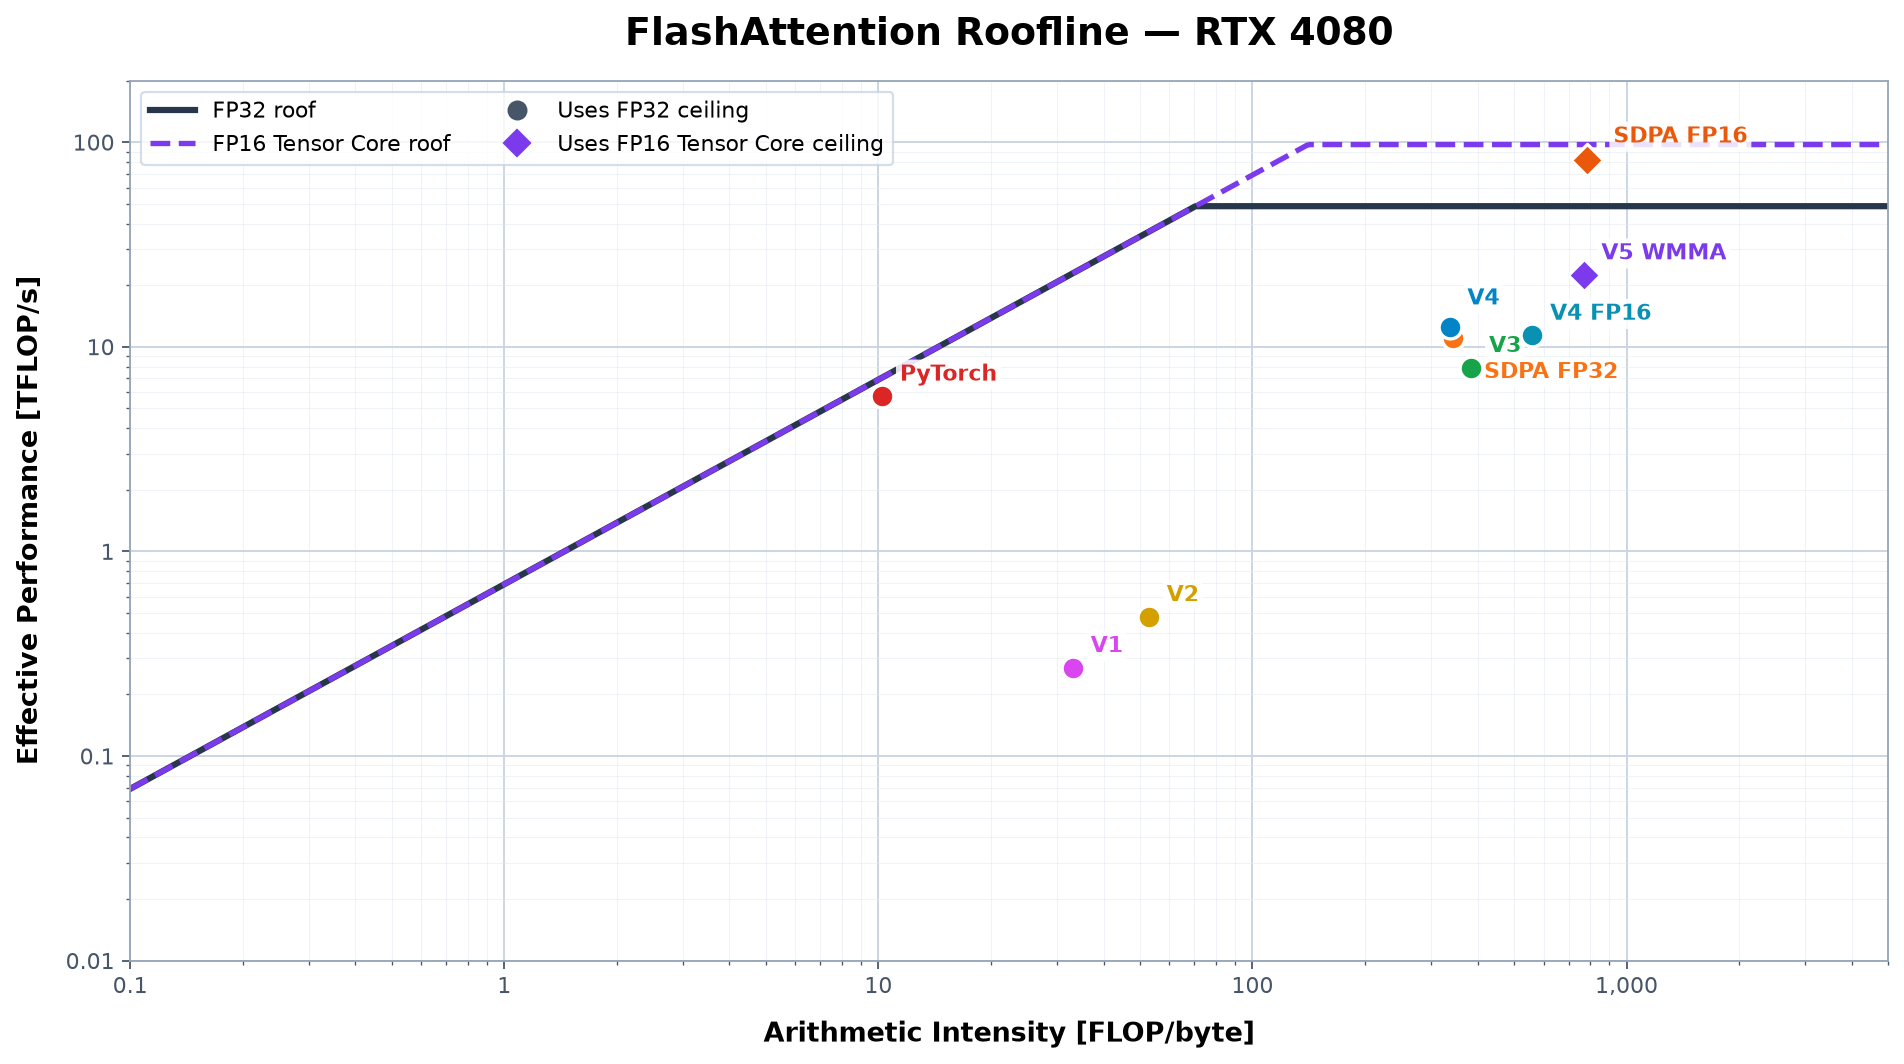

Here is the Python script that generated this plot:
"""Collect minimal Nsight Compute data and generate the README roofline chart.

Users do not need to know Nsight Compute metric names. Run with ``--profile``
to refresh every report, or reuse reports in ``/tmp`` without it.
"""

from __future__ import annotations

import argparse
import csv
import io
import json
import math
import os
from pathlib import Path
import subprocess
import sys


REPO_ROOT = Path(__file__).resolve().parent
PYTHON_BIN = REPO_ROOT / ".venv" / "bin" / "python"
REPORT_DIR = Path("/tmp")
FP32_IMPLEMENTATIONS = (
    "baseline",
    "sdpa",
    "v1",
    "v2",
    "v3",
    "v4",
    "v4-fp16",
)
REFERENCE_IMPLEMENTATIONS = ("baseline", "sdpa")
SDPA_FP16 = "sdpa-fp16"
FUSED_IMPLEMENTATIONS = ("v1", "v2", "v3", "v4", "v4-fp16", "v5")
ALL_PROFILE_IMPLEMENTATIONS = (
    *REFERENCE_IMPLEMENTATIONS,
    SDPA_FP16,
    *FUSED_IMPLEMENTATIONS,
)

BATCH_SIZE = 4
NUM_HEADS = 12
SEQ_LEN = 2048
HEAD_DIM = 64
# These are the only raw counters the custom application-level chart needs.
# Hardware ceilings come from NVIDIA's built-in roofline sections below.
DURATION_METRIC = "gpu__time_duration.sum"
DRAM_BYTES_METRIC = "dram__bytes.sum"
APPLICATION_METRICS = (DURATION_METRIC, DRAM_BYTES_METRIC)
ROOFLINE_SECTIONS = (
    "SpeedOfLight_RooflineChart",
    "SpeedOfLight_HierarchicalTensorRooflineChart",
)

# QK and PV each perform 2 * B * H * M * N * D FLOPs.
ATTENTION_FLOPS = 4 * BATCH_SIZE * NUM_HEADS * SEQ_LEN * SEQ_LEN * HEAD_DIM


def report_path(implementation: str) -> Path:
    return REPORT_DIR / f"flash_{implementation}_s2048_roofline.ncu-rep"


def run(command: list[str]) -> None:
    print("+", " ".join(command), flush=True)
    subprocess.run(command, cwd=REPO_ROOT, check=True)


def common_ncu_options() -> list[str]:
    return ["--cache-control", "all", "--clock-control", "boost"]


def profile_reports(ncu: str, implementations: tuple[str, ...]) -> None:
    for implementation in implementations:
        output = str(report_path(implementation)).removesuffix(".ncu-rep")
        command = [
            ncu,
            "--metrics",
            ",".join(APPLICATION_METRICS),
            "--replay-mode",
            "range" if implementation in REFERENCE_IMPLEMENTATIONS else "kernel",
            *common_ncu_options(),
        ]
        if implementation == "v5":
            for section in ROOFLINE_SECTIONS:
                command.extend(("--section", section))
        command.extend(
            (
                "--nvtx",
                "--nvtx-include",
                f"flash_attention.{implementation}/",
                "--export",
                output,
                "--force-overwrite",
                str(PYTHON_BIN),
                "profile_cuda.py",
                implementation,
            )
        )
        run(command)


def raw_metrics(ncu: str, report: Path) -> dict[str, float | str]:
    if not report.exists():
        raise FileNotFoundError(
            f"missing {report}; run `{PYTHON_BIN} roofline.py --profile` first"
        )
    completed = subprocess.run(
        [
            ncu,
            "--import",
            str(report),
            "--page",
            "raw",
            "--csv",
            "--print-units",
            "base",
        ],
        cwd=REPO_ROOT,
        check=True,
        capture_output=True,
        text=True,
    )
    rows = list(csv.reader(io.StringIO(completed.stdout)))
    if len(rows) != 3:
        raise RuntimeError(f"expected one result in {report}, found {max(0, len(rows) - 2)}")
    metrics: dict[str, float | str] = {}
    for name, value in zip(rows[0], rows[2], strict=True):
        if not value:
            continue
        try:
            metrics[name] = float(value)
        except ValueError:
            metrics[name] = value
    return metrics


def number(metrics: dict[str, float | str], name: str) -> float:
    value = metrics.get(name)
    if not isinstance(value, float):
        raise KeyError(f"required NCU metric is missing: {name}")
    return value


def application_point(metrics: dict[str, float | str]) -> dict[str, float]:
    duration_s = number(metrics, DURATION_METRIC) * 1e-9
    dram_bytes = number(metrics, DRAM_BYTES_METRIC)
    dram_bytes_per_s = dram_bytes / duration_s
    return {
        "arithmetic_intensity_flop_per_byte": ATTENTION_FLOPS / dram_bytes,
        "performance_tflop_per_s": ATTENTION_FLOPS / duration_s / 1e12,
        "duration_ms": duration_s * 1e3,
        "dram_bandwidth_gb_per_s": dram_bytes_per_s / 1e9,
        "dram_traffic_gb": dram_bytes / 1e9,
    }


def detail_rows(ncu: str, report: Path) -> list[dict[str, str]]:
    completed = subprocess.run(
        [
            ncu,
            "--import",
            str(report),
            "--page",
            "details",
            "--section",
            "SpeedOfLight_RooflineChart",
            "--section",
            "SpeedOfLight_HierarchicalTensorRooflineChart",
            "--print-details",
            "all",
            "--print-units",
            "base",
            "--print-fp",
            "--csv",
        ],
        cwd=REPO_ROOT,
        check=True,
        capture_output=True,
        text=True,
    )
    return list(csv.DictReader(io.StringIO(completed.stdout)))


def detail_value(rows: list[dict[str, str]], body: str, metric: str) -> float:
    matches = [
        row
        for row in rows
        if row["Body Item Label"] == body and row["Metric Name"] == metric
    ]
    if len(matches) != 1:
        raise KeyError(f"expected one built-in roofline value for {body!r} / {metric!r}")
    return float(matches[0]["Metric Value"])


def hardware_limits(ncu: str, report: Path) -> dict[str, float]:
    # This is the one adapter coupled to NVIDIA's human-readable section schema.
    # Callers and users work only with the semantic values returned below.
    rows = detail_rows(ncu, report)
    fp32_body = "Single Precision Roofline"
    tensor_body = "DRAM Roofline (Src:fp16 Dst:fp32 Sparsity:off)"
    fp32_ops_per_cycle = detail_value(
        rows, fp32_body, "Theoretical Predicated-On FFMA Operations"
    )
    fp32_frequency = detail_value(rows, fp32_body, "SM Frequency")
    tensor_ops_per_cycle = detail_value(rows, tensor_body, "Theoretical Tensor Operations")
    tensor_frequency = detail_value(rows, tensor_body, "SM Frequency")
    dram_bytes_per_cycle = detail_value(
        rows, fp32_body, "Theoretical DRAM Bytes Accessible"
    )
    dram_frequency = detail_value(rows, fp32_body, "DRAM Frequency")
    return {
        "fp32_peak_tflop_per_s": fp32_ops_per_cycle * fp32_frequency / 1e12,
        "fp16_tensor_peak_tflop_per_s": tensor_ops_per_cycle
        * tensor_frequency
        / 1e12,
        "dram_peak_gb_per_s": dram_bytes_per_cycle * dram_frequency / 1e9,
    }


def logspace(start: float, stop: float, count: int) -> list[float]:
    first, last = math.log10(start), math.log10(stop)
    return [10 ** (first + (last - first) * index / (count - 1)) for index in range(count)]


def configure_axes(axis, title: str, ylabel: str, xmax: float, ymax: float) -> None:
    from matplotlib.ticker import FuncFormatter, LogLocator

    def format_log(value, _position):
        if value >= 1000:
            return f"{value:,.0f}"
        if value >= 1:
            return f"{value:g}"
        return f"{value:.2g}"

    axis.set_xscale("log")
    axis.set_yscale("log")
    axis.set_xlim(0.1, xmax)
    axis.set_ylim(0.01, ymax)
    axis.set_title(title, pad=16)
    axis.set_xlabel("Arithmetic Intensity [FLOP/byte]", labelpad=10)
    axis.set_ylabel(ylabel, labelpad=10)
    axis.grid(which="major", color="#CBD5E1", linewidth=0.85)
    axis.grid(which="minor", color="#E2E8F0", linewidth=0.45, alpha=0.55)
    axis.xaxis.set_major_locator(LogLocator(base=10))
    axis.yaxis.set_major_locator(LogLocator(base=10))
    axis.xaxis.set_major_formatter(FuncFormatter(format_log))
    axis.yaxis.set_major_formatter(FuncFormatter(format_log))
    axis.tick_params(axis="both", which="both", colors="#475569")
    for spine in axis.spines.values():
        spine.set_color("#94A3B8")


def plot_roofline(
    output: Path,
    title: str,
    fp32_peak_tflops: float,
    tensor_peak_tflops: float,
    peak_bandwidth: float,
    points: list[tuple[str, float, float, str, str]],
    xmax: float,
    ymax: float,
    ylabel: str,
) -> None:
    try:
        import matplotlib.pyplot as plt
    except ImportError as error:
        raise RuntimeError("install requirements.txt to generate roofline charts") from error

    plt.rcParams.update(
        {
            "font.family": "DejaVu Sans",
            "axes.titleweight": "bold",
            "axes.titlesize": 17,
            "axes.labelsize": 12,
            "axes.labelweight": "bold",
            "legend.fontsize": 10,
        }
    )
    figure, axis = plt.subplots(figsize=(12, 6.75), dpi=160)
    x_values = logspace(0.1, xmax, 600)
    fp32_roof = [min(fp32_peak_tflops, x * peak_bandwidth / 1000) for x in x_values]
    tensor_roof = [min(tensor_peak_tflops, x * peak_bandwidth / 1000) for x in x_values]
    axis.plot(
        x_values,
        fp32_roof,
        color="#27364A",
        linewidth=2.8,
        label="FP32 roof",
    )
    axis.plot(
        x_values,
        tensor_roof,
        color="#7C3AED",
        linewidth=2.4,
        linestyle="--",
        label="FP16 Tensor Core roof",
    )
    annotation_offsets = {
        "SDPA FP32": (14, -18),
        "SDPA FP16": (12, 8),
        "V4": (8, 10),
    }
    for label, intensity, performance, color, marker in points:
        axis.scatter(
            intensity,
            performance,
            s=105,
            color=color,
            marker=marker,
            edgecolor="white",
            linewidth=1.5,
            zorder=4,
        )
        axis.annotate(
            label,
            (intensity, performance),
            xytext=annotation_offsets.get(label, (8, 7)),
            textcoords="offset points",
            fontsize=10,
            weight="bold",
            color=color,
            bbox={
                "boxstyle": "round,pad=0.18",
                "facecolor": "white",
                "edgecolor": "none",
                "alpha": 0.86,
            },
        )
    configure_axes(axis, title, ylabel, xmax, ymax)
    from matplotlib.lines import Line2D

    handles, legend_labels = axis.get_legend_handles_labels()
    handles.extend(
        [
            Line2D([], [], marker="o", linestyle="none", color="#475569", markersize=8),
            Line2D([], [], marker="D", linestyle="none", color="#7C3AED", markersize=8),
        ]
    )
    legend_labels.extend(["Uses FP32 ceiling", "Uses FP16 Tensor Core ceiling"])
    axis.legend(
        handles,
        legend_labels,
        loc="upper left",
        frameon=True,
        facecolor="white",
        edgecolor="#CBD5E1",
        ncol=2,
    )
    figure.patch.set_facecolor("white")
    figure.tight_layout()
    figure.savefig(output, dpi=160, bbox_inches="tight", facecolor="white")
    plt.close(figure)


def main() -> None:
    parser = argparse.ArgumentParser(description=__doc__)
    parser.add_argument(
        "--profile",
        action="store_true",
        help="collect fresh Nsight Compute reports before extracting and plotting",
    )
    parser.add_argument(
        "--output-dir",
        type=Path,
        default=REPO_ROOT,
        help="directory for JSON and PNG outputs (default: repository root)",
    )
    parser.add_argument(
        "--implementations",
        nargs="+",
        choices=ALL_PROFILE_IMPLEMENTATIONS,
        default=ALL_PROFILE_IMPLEMENTATIONS,
        metavar="NAME",
        help="with --profile, refresh only these implementations (default: all)",
    )
    args = parser.parse_args()

    ncu = os.environ.get("FLASH_ATTN_NCU_BIN", "/usr/local/cuda/bin/ncu")
    if args.profile:
        profile_reports(ncu, tuple(args.implementations))

    required_reports = (*FP32_IMPLEMENTATIONS, "sdpa-fp16", "v5")
    metrics = {
        name: raw_metrics(ncu, report_path(name))
        for name in dict.fromkeys(required_reports)
    }
    limits = hardware_limits(ncu, report_path("v5"))
    all_implementations = (*FP32_IMPLEMENTATIONS, "sdpa-fp16", "v5")
    application_points = {
        name: application_point(metrics[name]) for name in all_implementations
    }
    data = {
        "shape": {
            "batch": BATCH_SIZE,
            "heads": NUM_HEADS,
            "m": SEQ_LEN,
            "n": SEQ_LEN,
            "d": HEAD_DIM,
        },
        "algorithmic_attention_flops": ATTENTION_FLOPS,
        "application_roofline": {
            "definition": (
                "algorithmic QK+PV FLOPs divided by complete-call duration "
                "and measured DRAM traffic"
            ),
            "hardware_limits": {
                "fp32_peak_tflop_per_s": limits["fp32_peak_tflop_per_s"],
                "fp16_tensor_peak_tflop_per_s": limits[
                    "fp16_tensor_peak_tflop_per_s"
                ],
                "dram_peak_gb_per_s": limits["dram_peak_gb_per_s"],
            },
            "points": application_points,
        },
    }
    args.output_dir.mkdir(parents=True, exist_ok=True)
    json_output = args.output_dir / "roofline-data.json"
    json_output.write_text(json.dumps(data, indent=2) + "\n")

    colors = {
        "baseline": "#DC2626",
        "sdpa": "#F97316",
        "v1": "#D946EF",
        "v2": "#D4A000",
        "v3": "#16A34A",
        "v4": "#0284C7",
        "v4-fp16": "#0891B2",
        "sdpa-fp16": "#EA580C",
        "v5": "#7C3AED",
    }
    labels = {
        "baseline": "PyTorch",
        "sdpa": "SDPA FP32",
        "v1": "V1",
        "v2": "V2",
        "v3": "V3",
        "v4": "V4",
        "v4-fp16": "V4 FP16",
        "sdpa-fp16": "SDPA FP16",
        "v5": "V5 WMMA",
    }
    plot_points = [
        (
            labels[name],
            application_points[name]["arithmetic_intensity_flop_per_byte"],
            application_points[name]["performance_tflop_per_s"],
            colors[name],
            "D" if name in {"sdpa-fp16", "v5"} else "o",
        )
        for name in all_implementations
    ]
    plot_roofline(
        args.output_dir / "roofline.png",
        "FlashAttention Roofline — RTX 4080",
        limits["fp32_peak_tflop_per_s"],
        limits["fp16_tensor_peak_tflop_per_s"],
        limits["dram_peak_gb_per_s"],
        plot_points,
        5000,
        200,
        "Effective Performance [TFLOP/s]",
    )

    print(f"Wrote {json_output}")
    print(f"Wrote {args.output_dir / 'roofline.png'}")


if __name__ == "__main__":
    try:
        main()
    except (FileNotFoundError, KeyError, RuntimeError, subprocess.CalledProcessError) as error:
        print(f"error: {error}", file=sys.stderr)
        raise SystemExit(1) from error
